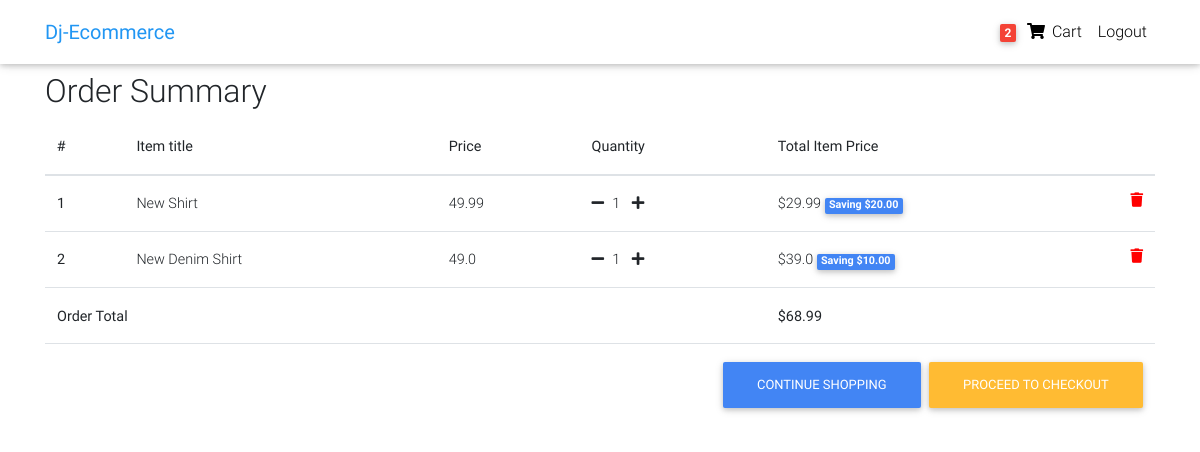
/order-summary/ (signed in), run on the app's committed database.
### core/models.py (models this page shows, shortened)
class Order(models.Model):
    user = models.ForeignKey(settings.AUTH_USER_MODEL, on_delete = models.CASCADE)
    ordered= models.BooleanField(default = False)
    items = models.ManyToManyField(OrderItem)
    start_date = models.DateTimeField(auto_now_add = True)
    ordered_date = models.DateTimeField()
    billing_address = models.ForeignKey('BillingAddress', on_delete=models.SET_NULL, blank= True, null = True)
    Payment = models.ForeignKey('Payment', on_delete=models.SET_NULL, blank= True, null = True)
    def get_total(self):
        total = 0
        for order_item in self.items.all():
            total += order_item.get_final_price()
        return total

class OrderItem(models.Model):
    user = models.ForeignKey(settings.AUTH_USER_MODEL, on_delete = models.CASCADE)
    ordered= models.BooleanField(default = False)
    item = models.ForeignKey(Item, on_delete = models.CASCADE)
    quantity = models.IntegerField(default = 1)
    def get_total_item_price(self):
        return self.quantity * self.item.price
    def get_total_discount_item_price(self):
        return self.quantity * self.item.discount_price
    def get_amount_saved(self):
        return self.get_total_item_price() - self.get_total_discount_item_price()
    def get_final_price(self):
        if self.item.discount_price:
            return self.get_total_discount_item_price()
        return self.get_total_item_price()

class Item(models.Model):
    title = models.CharField(max_length= 200)
    price = models.FloatField()
    discount_price = models.FloatField(blank = True, null = True)
    category = models.CharField(choices = CATEGORY_CHOICES, max_length = 2)
    label = models.CharField(choices = LABEL_CHOICES, max_length = 1)
    slug = models.SlugField()
    description = models.TextField()

### core/views.py (the view)
# urls.py: path('order-summary/', OrderSummaryView.as_view(), name = 'order-summary'),
class OrderSummaryView(LoginRequiredMixin, generic.View):
    def get(self, *args, **kwargs):
        try:
            order = Order.objects.get(user = self.request.user, ordered = False)
            context = {
                'object' : order
            }
            return render(self.request, 'core/order_summary.html', context)
        except ObjectDoesNotExist:
            messages.error(self.request, 'you do not have any active order.')
            return redirect('/')

### core/templatetags/cart_template_tags.py (called while the page is built)
@register.filter
def cart_item_count(user):
    if user.is_authenticated:
        qs = Order.objects.filter(user=user, ordered=False)
        if qs.exists():
            return qs[0].items.count()
    return 0

### core/templates/core/order_summary.html (shortened to what this page needs)
{% extends "account/base.html" %}
{% block content %}
  <main>
    <div class="container">
        <div class="table-responsive text-nowrap">
            <h2>Order Summary</h2>
            <table class="table">
                <thead>
                <tr>
                    <th scope="col">#</th>
                    <th scope="col">Item title</th>
                    <th scope="col">Price</th>
                    <th scope="col">Quantity</th>
                    <th scope="col">Total Item Price</th>
                </tr>
                </thead>
                <tbody>
                {% for order_item in object.items.all %}
                <tr>
                    <th scope="row">{{ forloop.counter }}</th>
                    <td>{{ order_item.item.title }}</td>
                    <td>{{ order_item.item.price }}</td>
                    <td><a href = "{% url 'core:remove-single-item-from-cart' order_item.item.slug %}"><i class = 'fas fa-minus mr-2'></i></a>{{ order_item.quantity }}
                        <a href = "{% url 'core:add-to-cart' order_item.item.slug %}"><i class = 'fas fa-plus ml-2'></i></a></td>
                    <td>
                    {% if order_item.item.discount_price %}
                        ${{ order_item.get_total_discount_item_price }}
                        <span class="badge badge-primary">Saving ${{ order_item.get_amount_saved | floatformat:2 }}</span>
                    {% else %}
                        ${{ order_item.get_total_item_price }}
                    {% endif %}
                    <a style='color: red;' href="{% url 'core:remove-from-cart' order_item.item.slug %}">
                        <i class="fas fa-trash float-right"></i>
                    </a>
                    </td>
                </tr>
                {% endfor %}
                {% if object.get_total %}
                <tr>
                    <td colspan="4"><b>Order Total</b></td>
                    <td><b>${{ object.get_total }}</b></td>
                </tr>
                <tr>
                    <td colspan="5">
                    <a class='btn btn-warning float-right ml-2' href='/checkout/'>Proceed to checkout</a>
                    <a class='btn btn-primary float-right' href='/'>Continue shopping</a>
                    </td>
                </tr>
                {% endif %}
                </tbody>
            </table>
            </div>
    </div>
  </main>
{% endblock content %}

### templates/account/base.html
{% extends "base_template.html" %}

### core/templates/base_template.html (shortened to what this page needs)
{% load static %}
<!DOCTYPE html>
<html lang="en">
<head>
  <link rel="stylesheet" href="https://use.fontawesome.com/releases/v5.8.1/css/all.css">
  <link href="{% static 'css/bootstrap.min.css' %}" rel="stylesheet">
  <link href="{% static 'css/mdb.min.css' %}" rel="stylesheet">
  <link href="{% static 'css/style.min.css' %}" rel="stylesheet">
</head>
{% include "navbar.html" %}
<body>
  <div class="mt-5 pt-4">
    </div>
    {% block content %}
    {% endblock content %}
</body>
</html>

### core/templates/navbar.html (shortened to what this page needs)
{% load cart_template_tags %}
<nav class="navbar fixed-top navbar-expand-lg navbar-light white scrolling-navbar">
  <div class="container">
    <a class="navbar-brand waves-effect" href = "{% url 'core:item-list' %}" target="_blank">
      <strong class="blue-text">Dj-Ecommerce</strong>
    </a>
    <div class="collapse navbar-collapse" id="navbarSupportedContent">
   <ul class="navbar-nav nav-flex-icons">
    {% if request.user.is_authenticated %}
    <li class="nav-item">
      <a href = "{% url 'core:order-summary' %}" class="nav-link waves-effect">
        <span class="badge red z-depth-1 mr-1"> {{ request.user|cart_item_count }} </span>
        <i class="fas fa-shopping-cart"></i>
        <span class="clearfix d-none d-sm-inline-block"> Cart </span>
      </a>
    </li>
    <li class="nav-item">
      <a class="nav-link waves-effect" href="{% url 'account_logout' %}">
        <span class="clearfix d-none d-sm-inline-block"> Logout </span>
      </a>
    </li>
    {% endif %}
  </ul>
    </div>
  </div>
</nav>

### core/templates/base_template.html (style rules this page uses)
html, body, header, .carousel { height: 60vh; }

### data on the page
OrderItem: item "New Shirt", item.price "49.99", quantity "1", get_total_discount_item_price "29.99", get_amount_saved "20.00"
OrderItem: item "New Denim Shirt", item.price "49.0", quantity "1", get_total_discount_item_price "39.0", get_amount_saved "10.00"
Order: get_total "68.99"

### other printed values
{{ request.user|cart_item_count }} "2"
